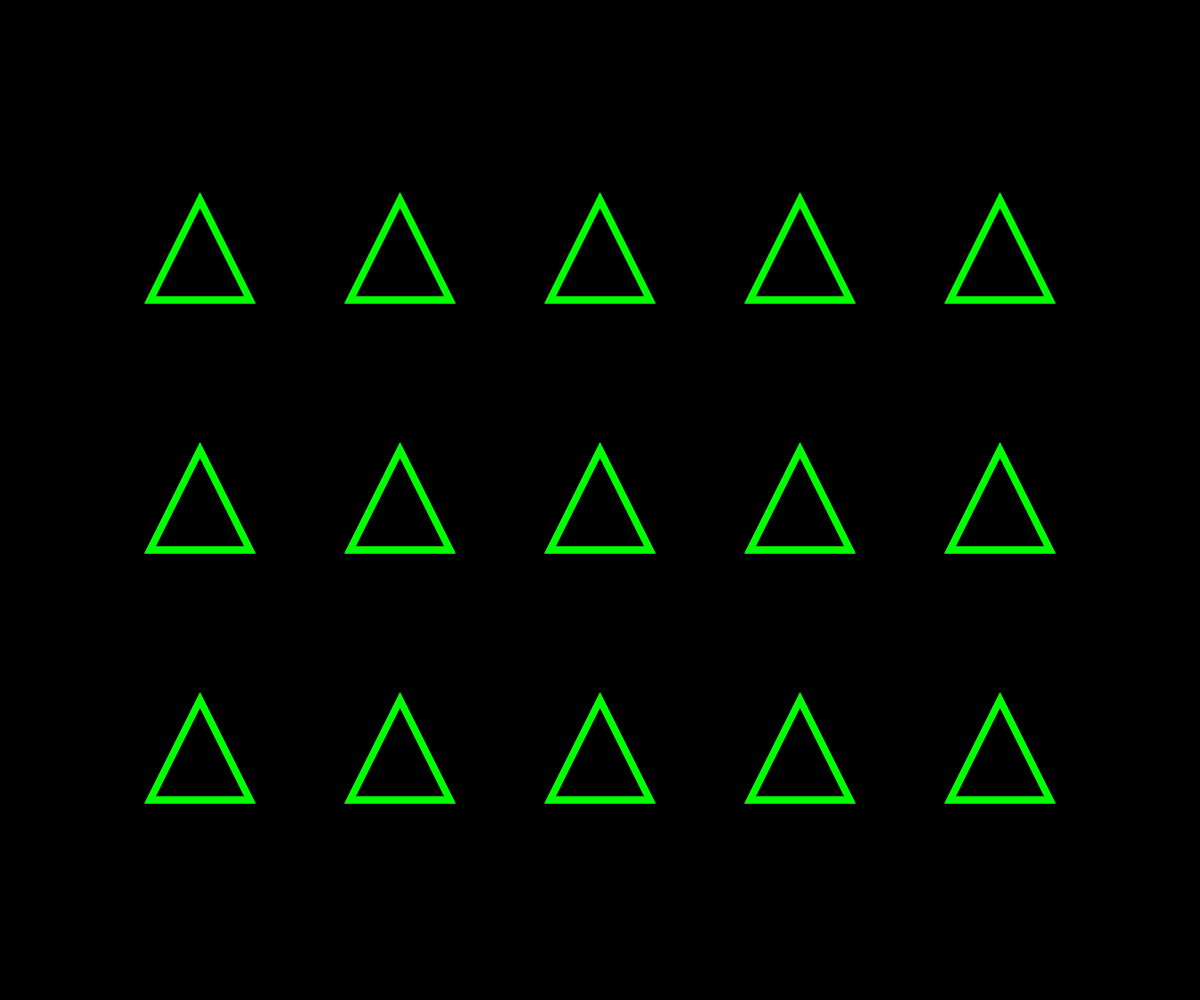
Frame 1 (no input)
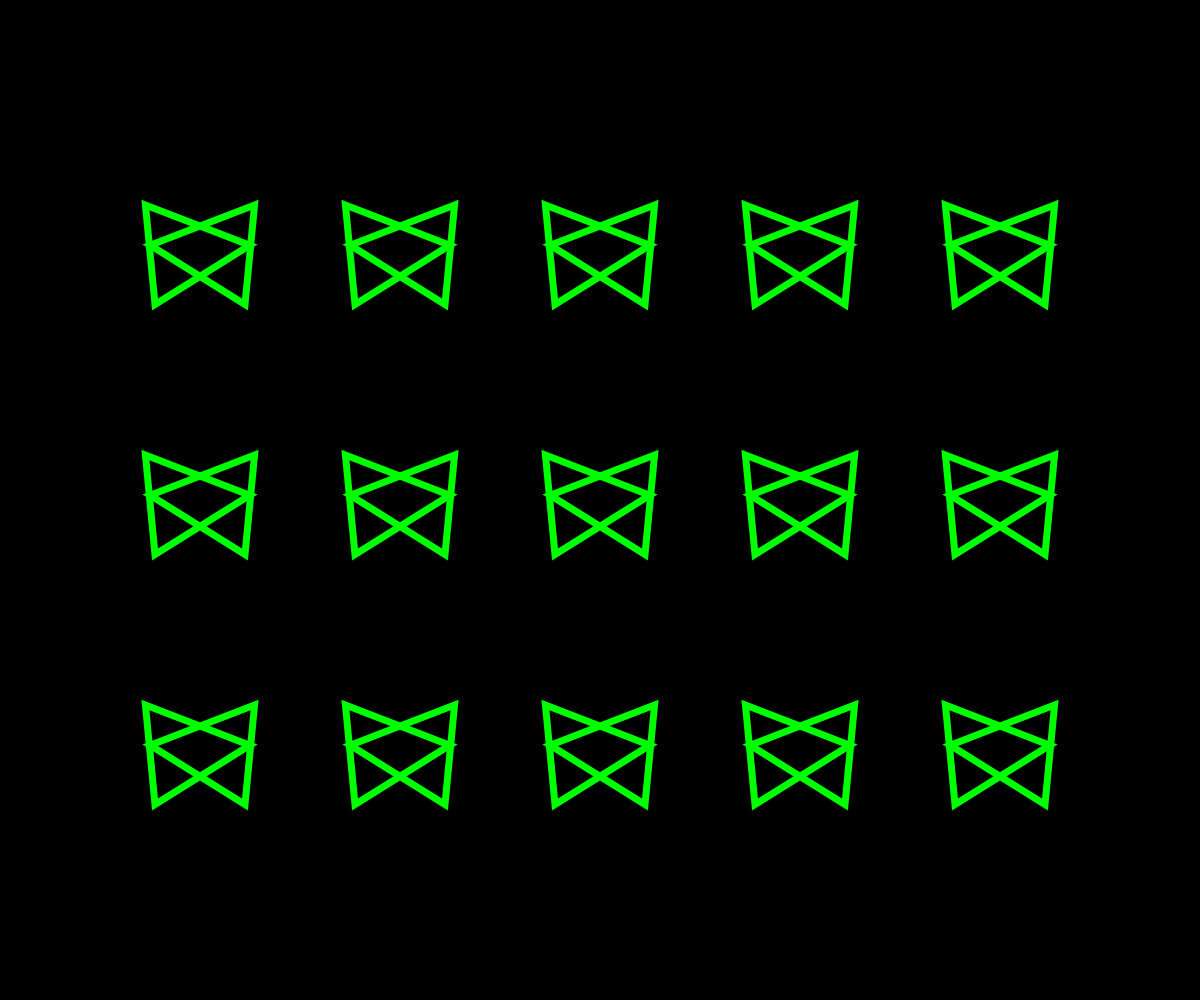
Frame 60 (no input)
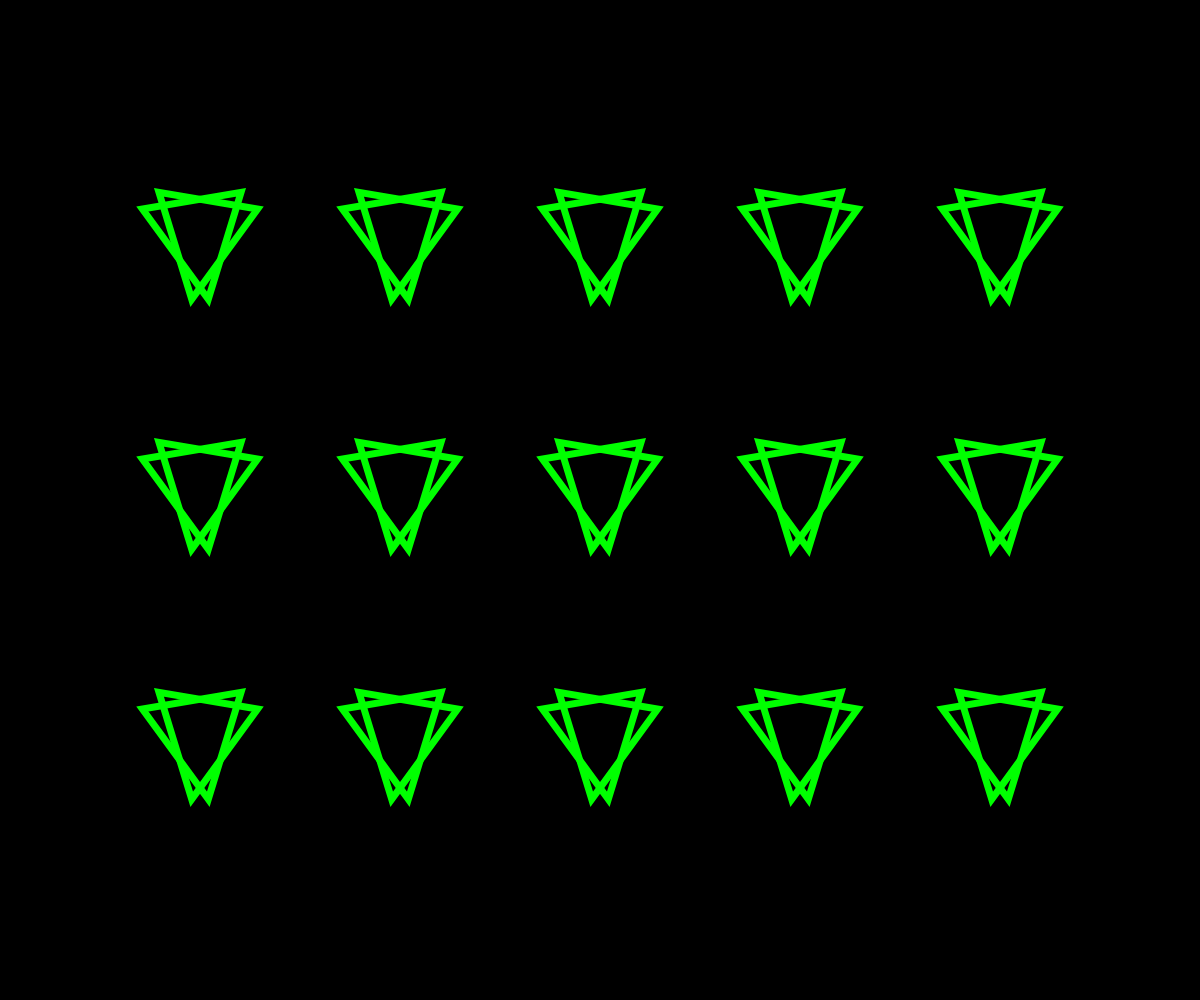
Frame 120 (the mouse pressed at the canvas centre since frame 60)

The p5.js sketch that drew these frames (run headless with seeded random() and noise() and a simulated clock; from frame 60 on, the mouse is pressed at the canvas centre):

// p5.js sketch
// ── sketch.js
var triangles = [];

function setup() {
    createCanvas(windowWidth, windowHeight);
    noStroke();
  
/*
    triangles.push(new Triangle(width / 5, 200, 50, 0.025));
    triangles.push(new Triangle(width / 5, 200, 50, -0.025));

    triangles.push(new Triangle(width / 5, 400, 50, 0.025));
    triangles.push(new Triangle(width / 5, 400, 50, -0.025));

    triangles.push(new Triangle(width / 5, 600, 50, 0.025));
    triangles.push(new Triangle(width / 5, 600, 50, -0.025));

    triangles.push(new Triangle(width / 3, 200, 50, 0.025));
    triangles.push(new Triangle(width / 3, 200, 50, -0.025));

    triangles.push(new Triangle(width / 3, 400, 50, 0.025));
    triangles.push(new Triangle(width / 3, 400, 50, -0.025));

    triangles.push(new Triangle(width / 3, 600, 50, 0.025));
    triangles.push(new Triangle(width / 3, 600, 50, -0.025));

    triangles.push(new Triangle(width / 2, 200, 50, 0.025));
    triangles.push(new Triangle(width / 2, 200, 50, -0.025));

    triangles.push(new Triangle(width / 2, 400, 50, 0.025));
    triangles.push(new Triangle(width / 2, 400, 50, -0.025));

    triangles.push(new Triangle(width / 2, 600, 50, 0.025));
    triangles.push(new Triangle(width / 2, 600, 50, -0.025));
*/
    var columns = 6;
    var w = width / columns;
    
    var rows = 4;
    var h = height / rows;
    
    for (let x = w; x < width - w/2; x += w) {
        for (let y = h; y < height - h/2; y += h) {
            triangles.push( new Triangle(x, y, 50, 0.025) );
//            triangles.push( new Triangle(x, y, 50, -0.025) );
        }
    }
    
    

}

function draw() {
    background(0);
    for (let i = 0; i < triangles.length; i++) {
        triangles[i].display();
        triangles[i].update();
    }
}

class Triangle {
    constructor(x, y, s, p, ) {
        this.x = x;
        this.y = y;
        this.angle = 0;
        this.size = s;
        this.speed = p;

    }
    display() {
        
        stroke('rgb(0,255,0)');
        strokeWeight(7);
        noFill();
        
        
        push();
        translate(this.x, this.y);
        rotate(this.angle);
       
        triangle(0, -this.size,
            this.size, this.size,
            -this.size, this.size);

        pop();
        
        push();
        translate(this.x, this.y);
        rotate(-this.angle);
       
        triangle(0, -this.size,
            this.size, this.size,
            -this.size, this.size);

        pop();
    }
    update() {
        this.angle += this.speed; // speed
    }
}
